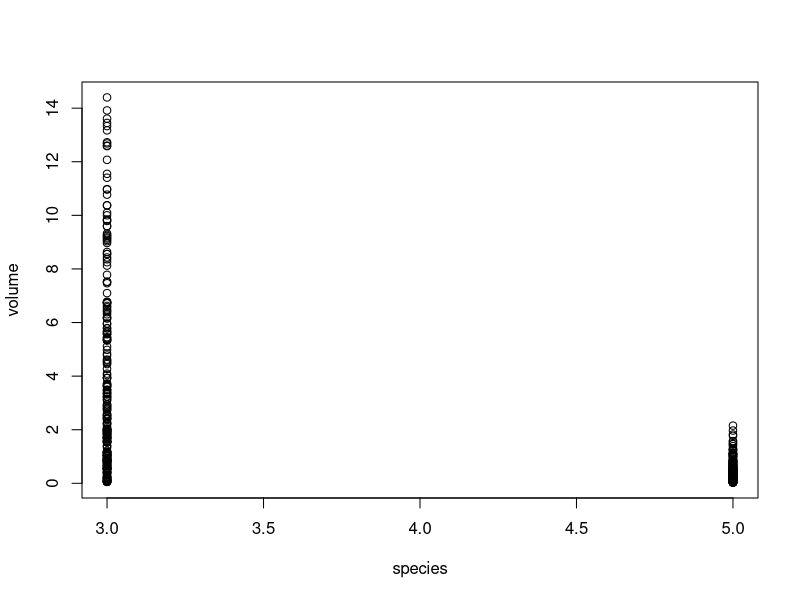
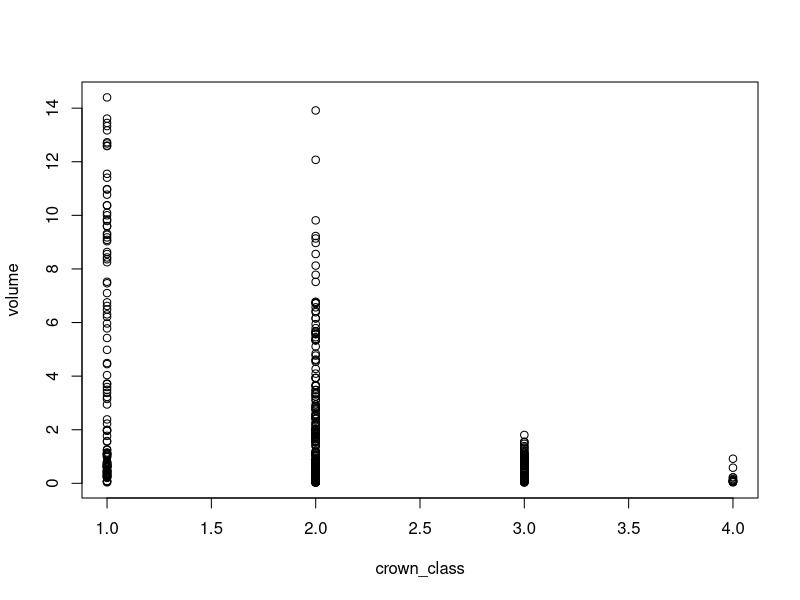
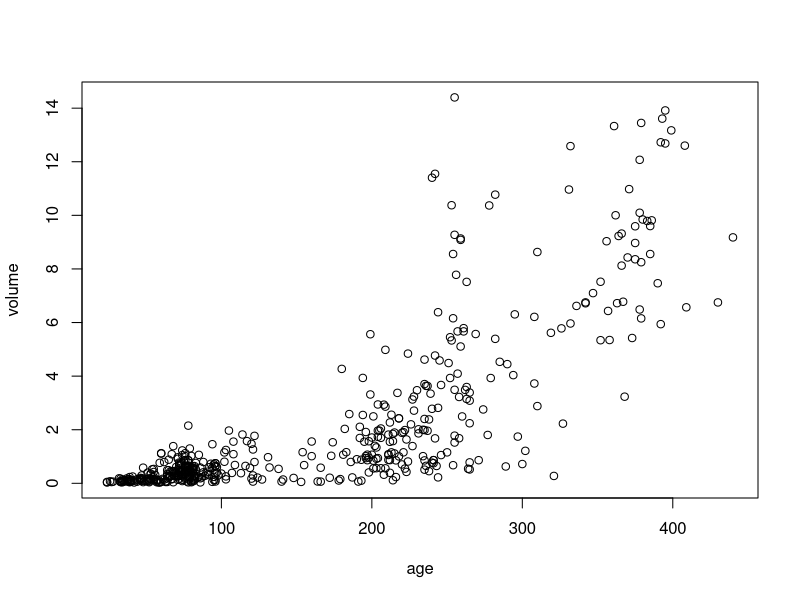
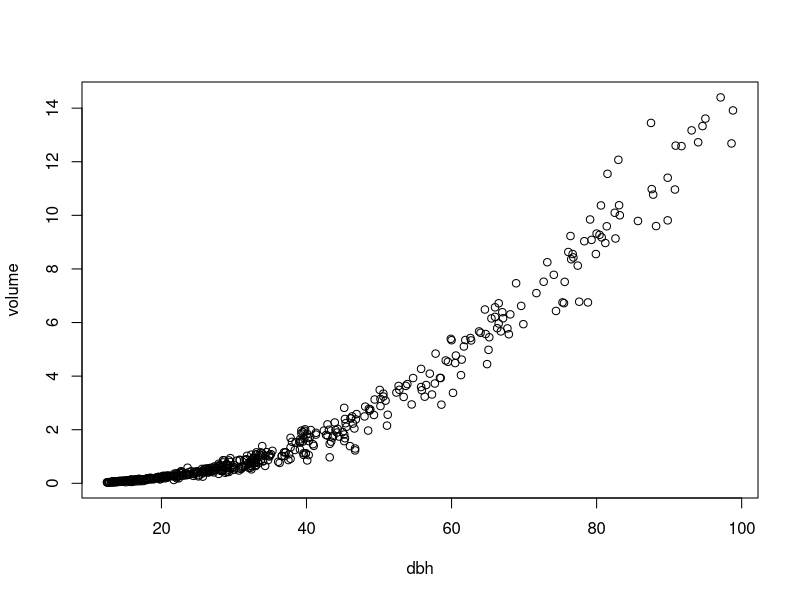
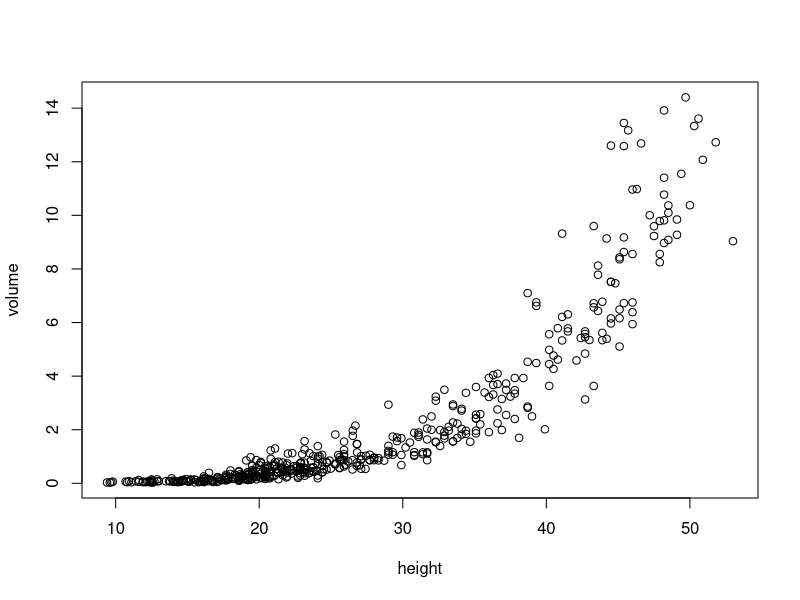
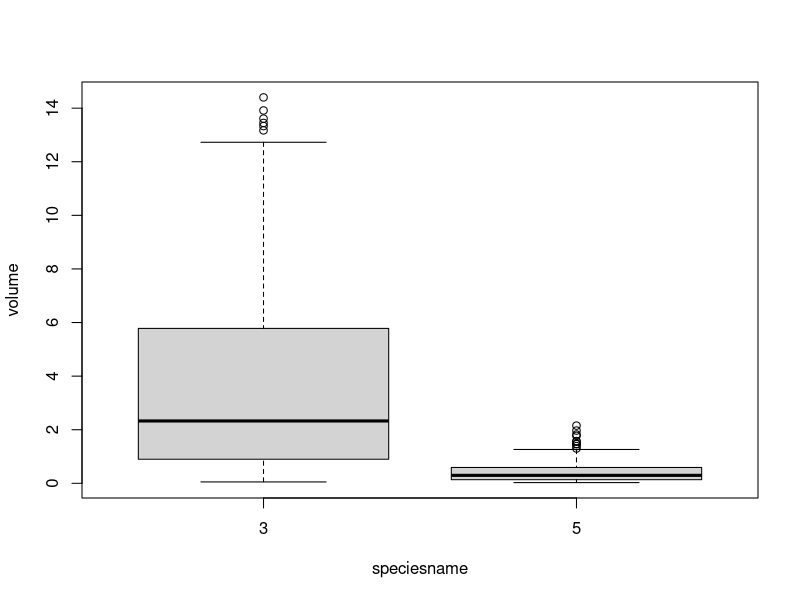
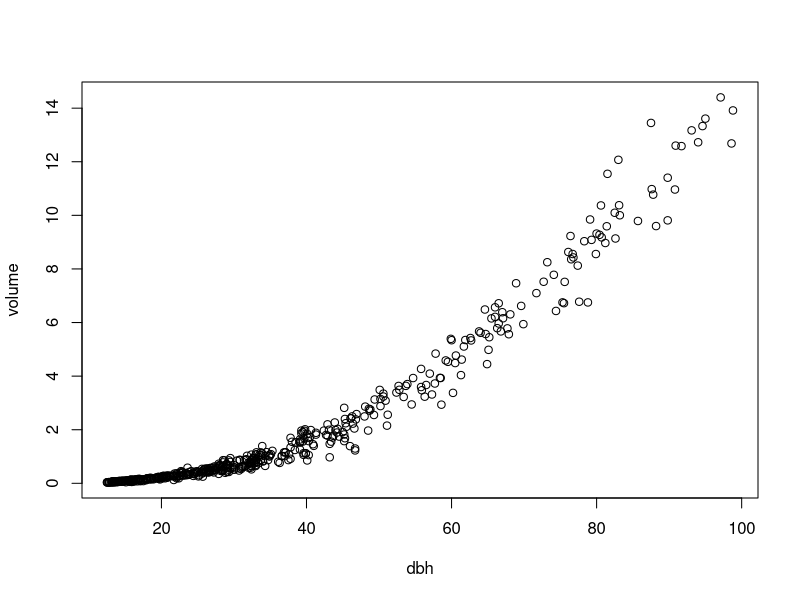
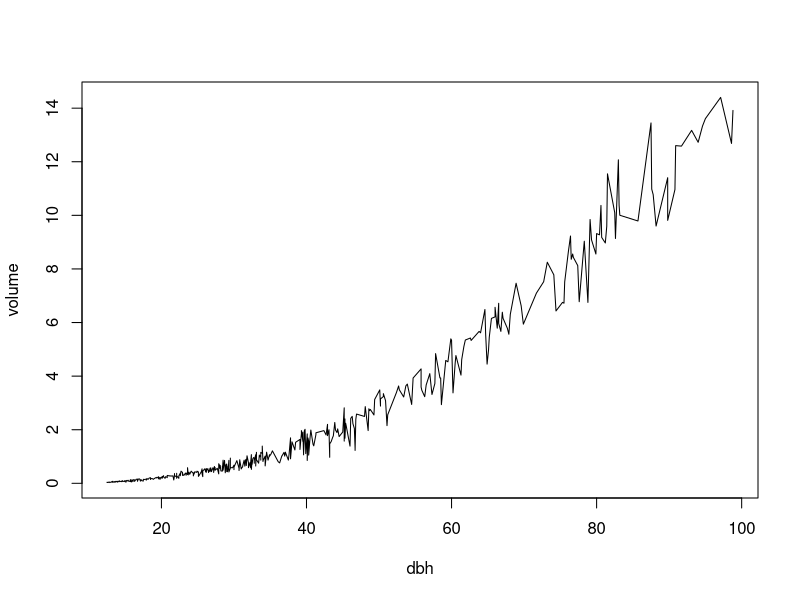

Here is the R script that generated these plots, in order:
##############################################################################################
# bring in data from an outside tab delimited text file, can be converted from a EXCEL file
#     (shown in this example)
#
##############################################################################################
rm(list=ls(all=TRUE))   # removes anything that might be restored from previously running R

trees<- read.table("trees.txt",header=TRUE)

str(trees)
head(trees)

names(trees)
dim(trees)

# change species name to a class variable, rather than a number #
speciesname<-factor(trees$species)
trees2<- data.frame(trees,speciesname)

names(trees2)

# get a simple summary of all variables in dataframe trees2 #
summary(trees2)

##############################################################################################
# get simple scatterplots for volume with all variables in trees2           
# notice that the plot changes to a box plot for the class variable, 
# speciesname    (shown in this example)
##############################################################################################
                                                           
plot(volume~.,data=trees2)

rank<- order(trees2$dbh)                        # get the order of trees by dbh
sortedtrees<- trees2[rank,]              # use the order of trees to order the data

plot(volume~dbh,type="p", data=sortedtrees) # points

plot(volume~dbh,type="l",data=sortedtrees) # lines -- data must be sorted by x

plot(volume~dbh,type="b",data=sortedtrees) # both -- data must be sorted by x

plot(volume~dbh,type="h",data=sortedtrees) # histogram


##########################################################################
# normality plots and histograms 
#########################################################################
attach(trees2)

qqnorm(dbh)     # normality plot
qqline(dbh,col=2)

qqnorm(height)     # normality plot
qqline(height,col=2)

hist(dbh, breaks =20 , density=10,col="green", border="black") # draws a histogram

hist(height, breaks =10 , density=10,col="black", border="black") # draws a histogram

detach(trees2)

##########################################################################
#  Box plots:  volume and logarithm of volume
#########################################################################

boxplot(volume~speciesname,data=trees2,col='pink')

boxplot(volume~speciesname,data=trees2,log="y",col='pink')

##########################################################################
# Multiple plots
#########################################################################
require(lattice)

xyplot(volume~height+dbh,data=trees2,scales="free",groups=speciesname,auto.key=TRUE,layout=c(1,2),corner=c(0,0))


##########################################################################
#  Another way to get multiple plots:  2 box plots, one graphics image
#########################################################################

par(mfrow=c(1,2),mai=c(1.4, 1.4, 0.2, 0.2),cex=1.5)
boxplot(volume~speciesname,data=trees2,col='pink')
boxplot(volume~speciesname,data=trees2,log="y",col='pink')
par (mfrow=c(1,1), mai=c(1.0,1.0,1.0,1.0),cex=1.0)

#############################################################################################
#  Clean up all of your files, or shut down R before doing another exercise
#############################################################################################

rm(list=ls(all=TRUE))   # removes anything that might be restored from previously running R













